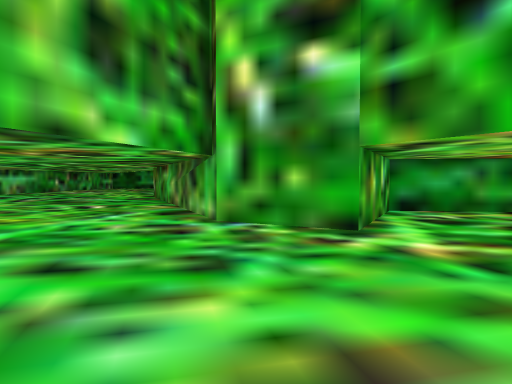
view 1 (above)

23 first-person views from a walk through a 3-D level made in the Godot game engine. The camera is 1.3 m above the floor, tilts 2° down and sees 70° across. The floor is counted in squares, 2 m on a side. Each view is taken from the middle of a square. On the plan, view 1 faces up. The plan holds only what a view shows up to about 11 squares ahead; the rest is blank. The place goes on beyond the plan.

view 2
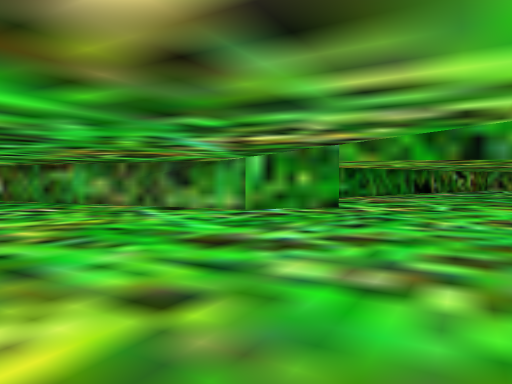

view 3
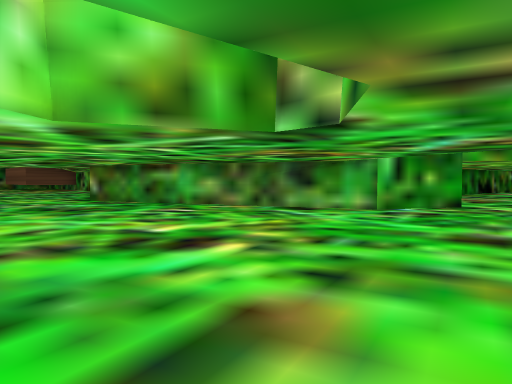

view 4
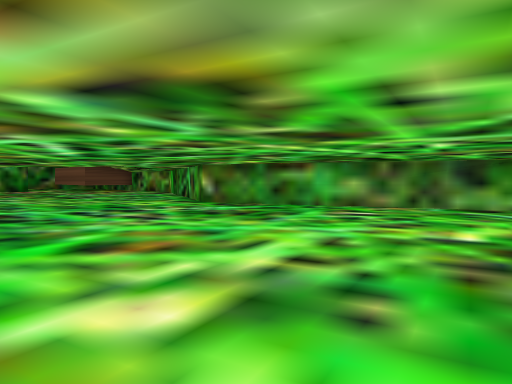

view 5
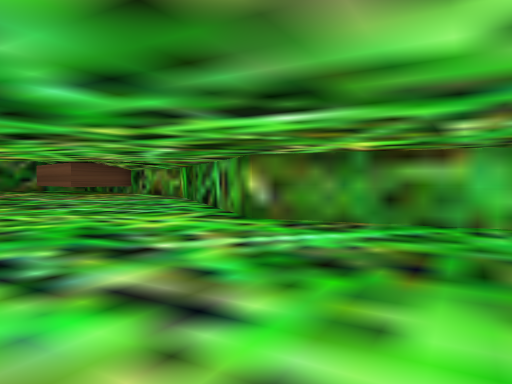

view 6
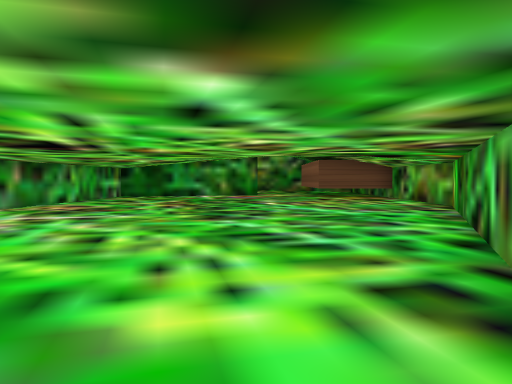

view 7
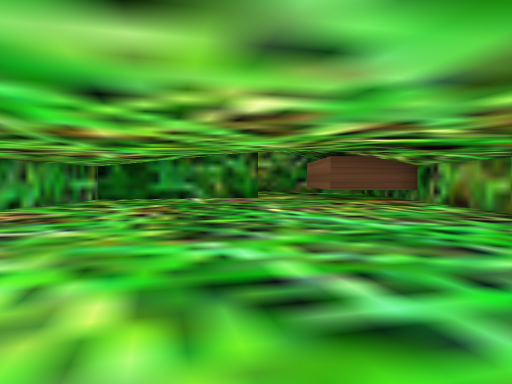

view 8
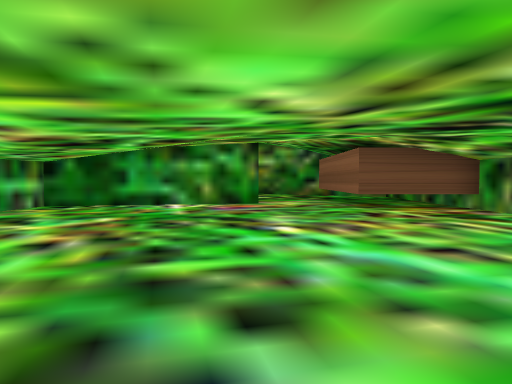

view 9
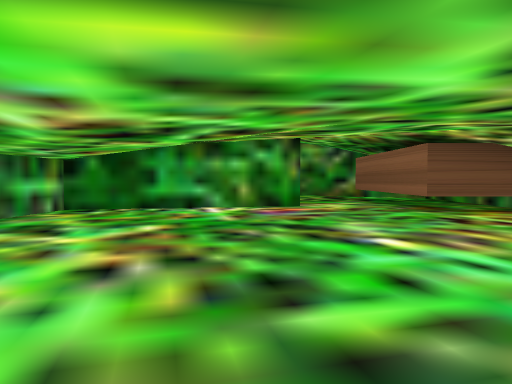

view 10
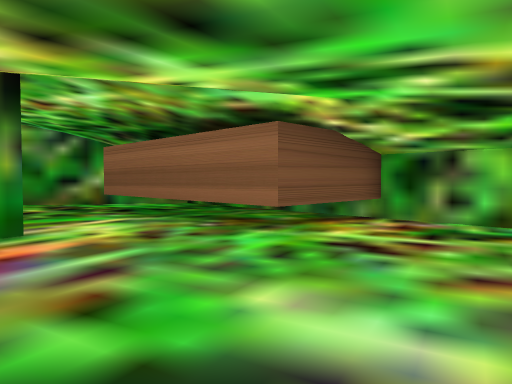

view 11
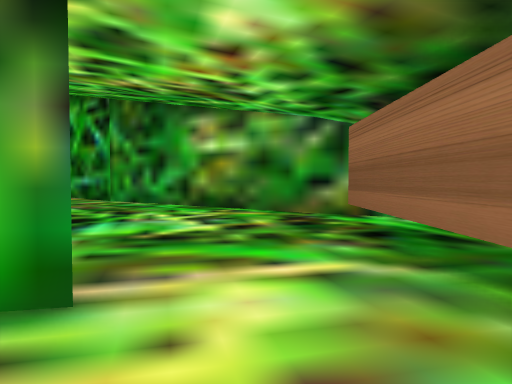

view 12
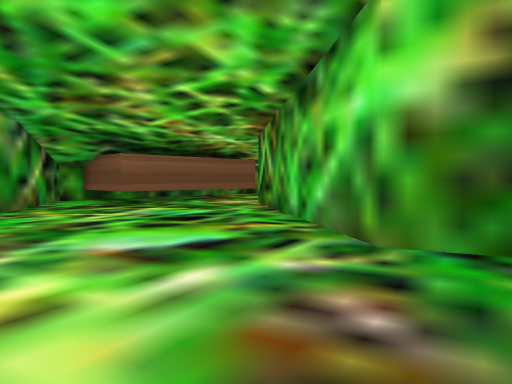

view 13
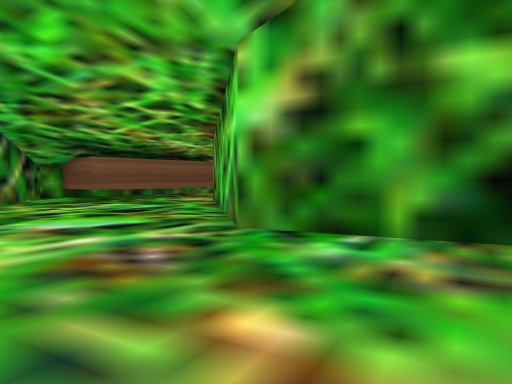

view 14
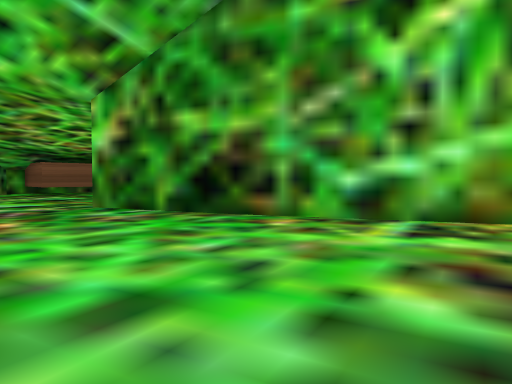

view 15
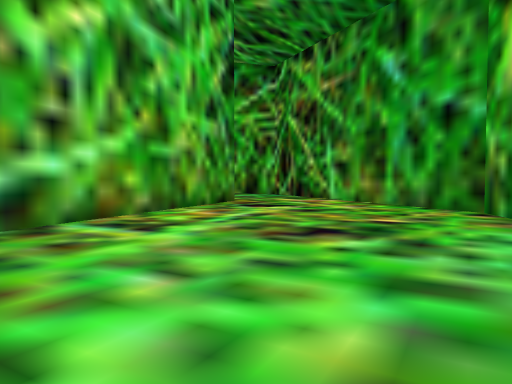

view 16
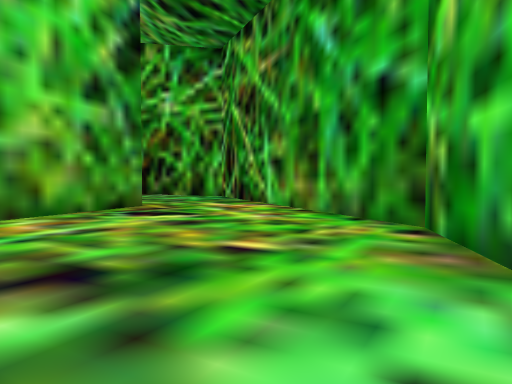

view 17
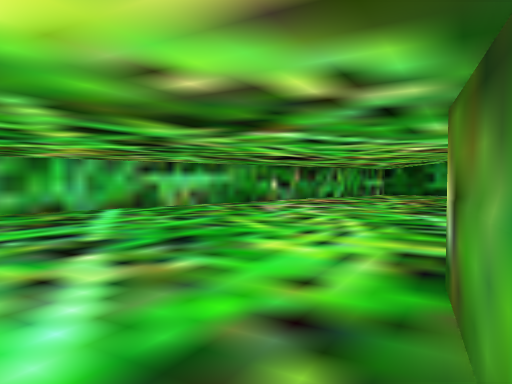

view 18
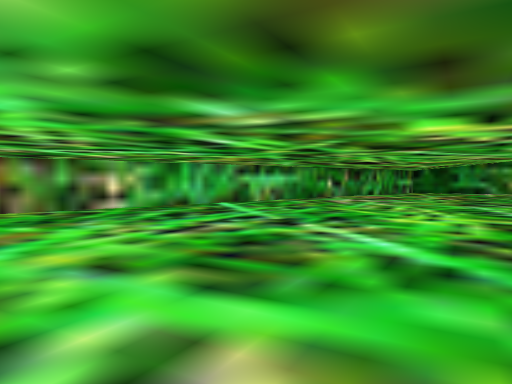

view 19
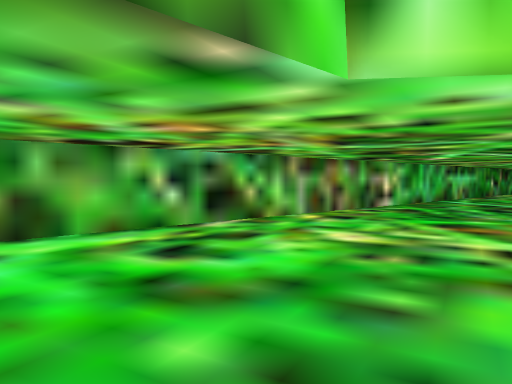

view 20
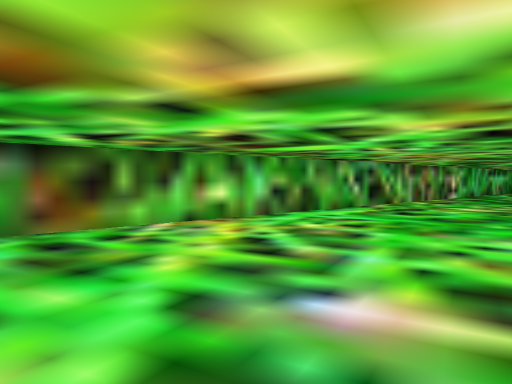

view 21
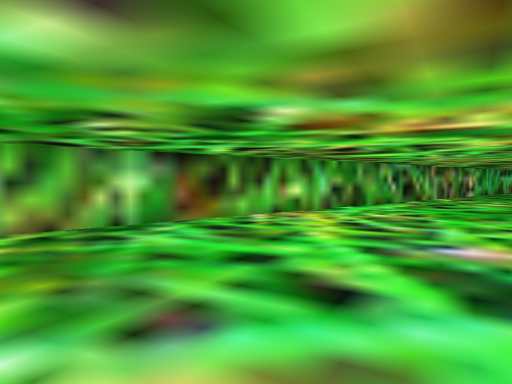

view 22
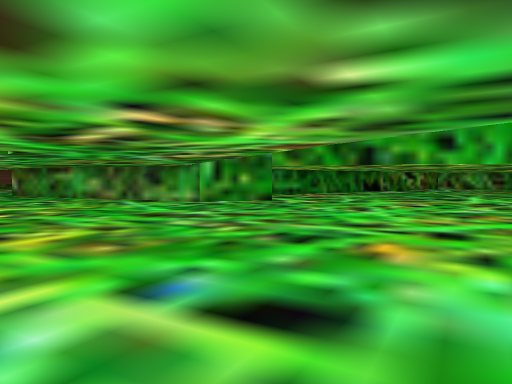

view 23
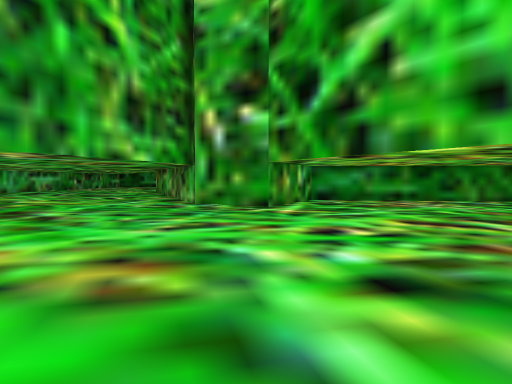

### Floor plan
Points are (right, up) in squares from view 1. A wall is a line through its corners. A room is listed if a view was taken in it or the views show most of it. See-through windows are left out.
Room 1 (views 1, 2, 3, 4, 5, 6, 7, 8, 9, 10, 11, 17, 18, 19, 20, 21, 22, 23)
walls: (5.2, 7.2) (2.8, 7.5) (1.3, 4.6) (-0.6, 5.7) (-3.7, 13.4) (-0.2, 20.9) (-0.2, 25.9); (-10.5, 19.1) (-12, -3.2); (-0.1, 24.8) (-2.8, 24.8) (-2.8, 26.6); (-4.9, 26.8) (-10.1, 25.7) (-10.5, 19.8)
ways out: opening at (-3.5, 27) to room 2
Room 2 (views 12, 13, 14, 15, 16)
walls: (-14, 29.5) (-10.4, 30.7) (-4.9, 26.8); (-21.1, 33.5) (-23.1, 32.1) (-24.9, 27.9); (-21.3, 26.2) (-13.9, 29.5); (-2.8, 26.6) (-2.8, 29.8) (-0.6, 29.8); (-0.4, 30.2) (-6.5, 34.6); (-0.2, 28.5) (-0.2, 30.5)
ways out: opening at (-3.5, 27) to room 1; opening at (-22.5, 27.8)

Positions as (right, up) in squares from view 1, and headings:
1: (0, 0), facing up
2: (-6, 0), facing up-right
3: (-8, 2), facing up-right
4: (-10, 5), facing up-right
5: (-8, 9), facing up-right
6: (-5, 12), facing up
7: (-5, 14), facing up
8: (-5, 17), facing up
9: (-6, 18), facing up
10: (-6, 22), facing up-right
11: (-4, 25), facing up
12: (-12, 34), facing down-right
13: (-14, 34), facing down-right
14: (-19, 34), facing down-right
15: (-15, 34), facing down-left
16: (-18, 34), facing down-left
17: (-3, 11), facing up-left
18: (-3, 8), facing up-left
19: (-7, 3), facing up-left
20: (-7, -2), facing up-left
21: (-7, -4), facing up-left
22: (-7, -3), facing up-right
23: (1, -4), facing up
